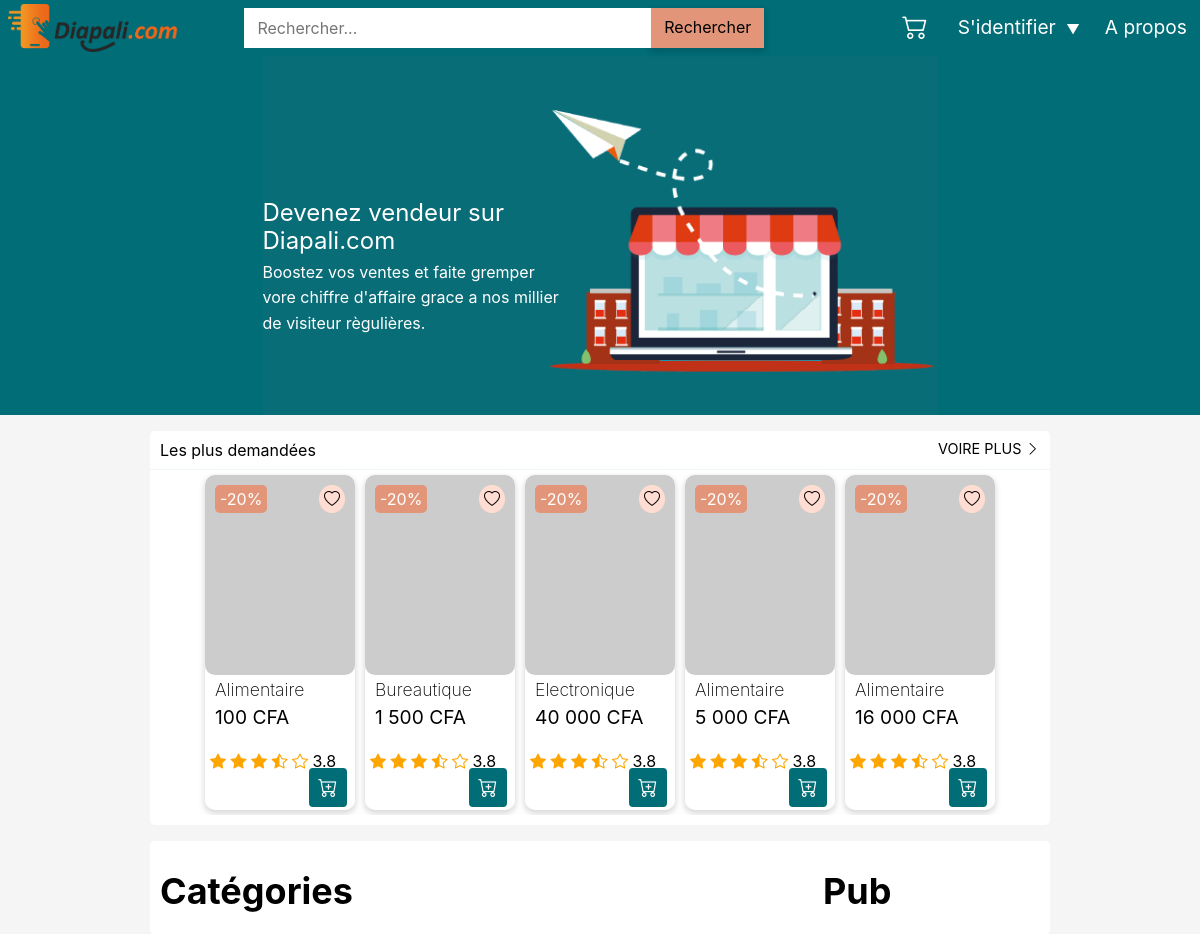
/, run on an earlier commit of the app's database.
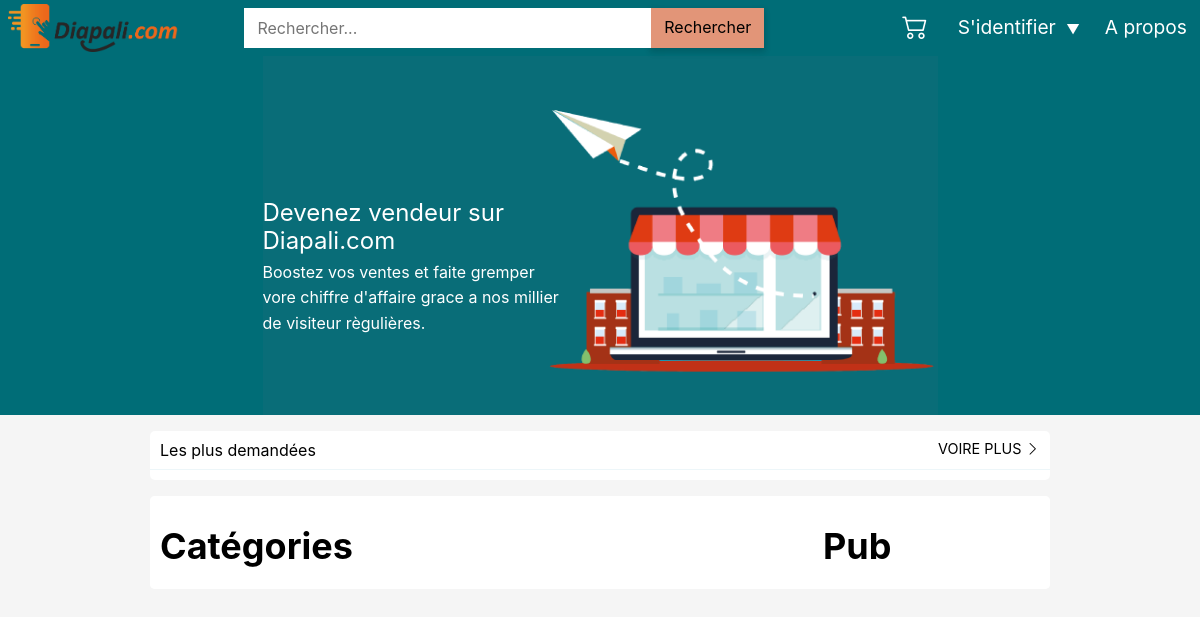
And on a later commit of the database.
### tables this page shows
CREATE TABLE `Product`(
    `id` INT PRIMARY KEY AUTO_INCREMENT,
    `nom` VARCHAR(255),
    `price` FLOAT,
    `Category_id` INT,
    `img` VARCHAR(100),
    `descr` TEXT,
    `stock_actuel` INT(11),
    `stock_min` INT(11),
    `date_expiration` DATE NULL,
    `is_promo` INT(11) NULL,
    `promo` INT(11) NULL,
    `updated_at` DATETIME,
    `created_at` DATETIME,
    `User_id` INT(11),
    `ventes` INT(11),
    `is_active` INT(11),
    CONSTRAINT FOREIGN KEY (`Category_id`) REFERENCES `Category`(`id`),
    CONSTRAINT FOREIGN KEY (`User_id`) REFERENCES `User`(`id`)
);

CREATE TABLE `Category`(
    `id` INT PRIMARY KEY AUTO_INCREMENT,
    `category` VARCHAR(255),
    `descriptions` TEXT
);

### src/Autoload/Autoloader.php (called while the page is built, shortened)
<?php
class Autoloader
{
    static function AutoloadHome($class)
    {
        if (strpos($class, __NAMESPACE__ . '\\') === 0) {
            $class = str_replace(__NAMESPACE__ . '\\', '', $class);
            $class = str_replace('\\', '/', $class);
        }
    }
}

### src/Bdd/Bdd.php (called while the page is built, shortened)
<?php
class Bdd
{
    public function connect()
    {
        try {
            $connect = new \PDO(
                'mysql:host=localhost;dbname=ecommerce;charset=utf8',
                'bente',
                'bente'
            );
        } catch (\PDOException $exception) {
            echo $exception->getMessage();
            exit('Erreur de connexion à la base de données');
        }
        return $connect;
    }
}

### src/Entity/Product.php (called while the page is built, shortened)
<?php
class Product
{
    public static function getProducts()
    {
        $connect = new Bdd();
        $bddcontent = 'SELECT *, Product.id as idProduct FROM Product LEFT JOIN Category ON Category.id = Product.Category_id';
        $bddstatement = $connect->connect()->prepare($bddcontent);
        $bddstatement->execute();
        $products = $bddstatement->fetchAll();
        return $products;
    }
}

### index.php (the view, shortened to what this page needs)
<?php
require('./src/Autoload/Autoloader.php');
$title = "Accueil";
?>
<section class="section-top">
    <div class="container">
      <div class="slider">
        <div class="">
          <img src="../assets/images/slider/slider2.png" alt="img2" />
          <div class="text_slider sl2">
            <h2>Devenez vendeur sur Diapali.com</h2>
            <p>Boostez vos ventes et faite gremper vore chiffre d'affaire grace a nos millier de visiteur règulières.</p>
          </div>
        </div>
      </div>
    </div>
</section>
<section class="primary-section container mt-3 white rounded-1">
    <header>
        <h1>Les plus demandées</h1>
        <a href="#">Voire plus <i class="bi bi-chevron-right"></i></a>
    </header>
    <div class="products product-slider">
        <?php $products = Product::getProducts();
        foreach ($products as $key => $product) : ?>
            <div class="product shadow-1">
                <span class="promo">-20%</span>
                <span class="like"><a href="#"><i class="bi bi-heart"></i></a></span>
                <a href="./pages/product.php?product=<?= $product['idProduct'] ?>"><img src="./assets/images/Product/<?= $product['img'] ?>" alt="produit"></a>
                <div class="detaille">
                    <div class="title-price">
                        <h3><a href="#"><?= $product['nom'] ?></a></h3>
                        <p><?= number_format($product['price'], 0, '', ' ',) ?> CFA</p>
                    </div>
                    <div class="review-buy">
                        <span>
                          <i class="bi bi-star-fill"></i>
                          <i class="bi bi-star-fill"></i>
                          <i class="bi bi-star-fill"></i>
                          <i class="bi bi-star-half"></i>
                          <i class="bi bi-star"></i>
                          3.8
                        </span>
                        <a href="./pages/panier.php?product=<?= $product['idProduct'] ?>" class="btn btn-primary"><i class="bi bi-cart-plus"></i></a>
                    </div>
                </div>
            </div>
        <?php endforeach ?>
    </div>
</section>
<section class="section-width-sidebar container mt-3 rounded-1 white">
    <div class="grix xs4 grille white rounded-1">
        <div class="sidebar-infos white">
            <h2 class="category">Catégories</h2>
        </div>
        <div class="col-xs2 col-md2 profile-infos rounded-1">
        </div>
        <div class="sidebar-infos white">
            <h2 class="category">Pub</h2>
        </div>
    </div>
</section>
<?php $content = ob_get_clean();
require('./template/template.php');
?>

### template/template.php (shortened to what this page needs)
<!DOCTYPE html>
<html lang="fr">
<head>
    <link rel="stylesheet" href="../assets/axentix/axentix.min.css">
    <link href="../assets/style/stylesheets/screen.css" media="screen, projection" rel="stylesheet" type="text/css">
    <link rel="stylesheet" href="../assets/slick/slick.css">
    <link rel="stylesheet" href="../assets/slick/slick-theme.css">
</head>
<body class="layout">
    <header class="shadow-1 fixed">
        <?php if($title === 'Accueil'){require_once('./pages/inc/nav/_nav.php');}else{require_once('../pages/inc/nav/_nav.php');} ?>
    </header>
    <main>
        <?= $content ?>
    </main>
</body>
</html>

### pages/inc/nav/_nav.php (shortened to what this page needs)
<nav class="navbar">
    <div class="logo">
        <a href="/"><img src="../assets/images/logo/logo1.png" alt="Logo Diapali"></a>
    </div>
    <form id="search">
        <div class="form-field">
            <div class="form-group rounded-5">
                <input type="search" id="name" class="form-control" placeholder="Rechercher..." />
                <button type="submit" name="search" class="form-group-item btn-ev shadow-1">Rechercher</button>
            </div>
        </div>
    </form>
    <ul>
        <li class="panier">
            <a href="../pages/panier.php">
                <i class="bi bi-cart2"></i>
            </a>
        </li>
        <li class="dropdown_parent">
            <?php if (isset($_SESSION['user']) and !empty($_SESSION['user'])) : ?>
                <a href="#"><i class="bi bi-person-circle"></i> <?= $_SESSION['user']['nom'] ?></a>
                <ul class="dropdown_enfant">
                    <li>
                        <?php if ($_SESSION['user']['roles'] != 'client') : ?>
                            <a href="../pages/admin.php">Tableau de bord</a>
                        <?php else : ?>
                            <a href="../pages/profile.php">Mon compte</a>
                        <?php endif ?>
                    </li>
                    <li>
                        <a href="../pages/connexion.php?logout=1">Se déconnecter</a>
                    </li>
                </ul>
            <?php else : ?>
                <a href="#">S'identifier</a>
            <?php endif ?>
        </li>
        <li>
            <a href="#">A propos</a>
        </li>
    </ul>
</nav>

### assets/style/stylesheets/screen.css (style rules this page uses)
* { box-sizing: border-box; }
header { margin: 0; padding: 0; }
header nav { height: 60px; line-height: 58px; background: #006d77; color: #fff; display: flex; justify-content: space-around; align-items: baseline; padding-left: 20px; padding-right: 20px; }
header nav .logo { flex-grow: 2; height: 58px; margin-top: 10px; }
header nav .logo img { width: 170px; color: #fff; }
header nav #search { flex-grow: 4; margin-top: 3px; }
header nav #search input { background-color: #fff; border: 1px solid #fff; color: black; }
header nav ul { flex-grow: 4; margin: 0; padding: 0; display: flex; justify-content: flex-end; }
header nav ul li { flex-direction: end; list-style-type: none; margin-left: 20px; font-size: 1.2em; }
header nav ul li a { position: relative; padding: 5px; border-radius: 4px; }
header nav ul li a:after { content: ""; position: absolute; bottom: -.1em; left: 0; width: 100%; height: 2px; transform-origin: center; background: #fff; transform: scaleX(0); transition: 300ms ease; }
header nav ul .dropdown_parent a:after { width: 110%; }
header nav ul .dropdown_parent:after { content: "▼"; font-size: .7em; }
header nav ul .panier { font-size: 1.6em; margin-left: 0; position: relative; }
header nav ul .dropdown_parent { display: block; }
.btn-ev { background: #e29578; border: 1px solid #e29578; }
.section-top { width: 100%; padding: 0; margin: 0; background: #006d77; }
.section-top .slider { width: 75%; margin: auto; position: relative; }
.section-top .slider img { width: 100%; margin: auto; }
.section-top .slider .text_slider { width: 45%; position: absolute; top: 40%; right: 2px; color: #fff; }
.section-top .slider .text_slider h2 { font-weight: 400; font-size: 1.5em; margin: 0; padding: 0; }
.section-top .slider .text_slider p { font-size: 1em; margin: 5px 0; }
.section-top .slider .sl2 { left: 0; }
.products { width: 100%; padding-bottom: 10px; }
.grille { padding: 10px; }
.primary-section { background: #fff; }
.primary-section header { width: 100%; padding: 10px; border-bottom: 1px solid #edf6f9; }
.primary-section header a, .primary-section header h1 { display: inline; }
.primary-section header h1 { margin: 0; padding: 0; font-size: 1em; font-weight: 400; }
.primary-section header a { margin: 0; padding: 0; font-size: .9em; text-transform: uppercase; float: right; }
body { background: #f5f5f5; }
.btn { background: #006d77; color: #fff; border-radius: 4px; text-align: center; font-size: 1em; padding: .5em; }
.products .product { position: relative; border-radius: 10px; margin: 5px; background: #fff; }
.products .product .promo, .products .product .like { position: absolute; top: 10px; }
.products .product .promo { left: 10px; padding: 5px; border-radius: 5px; background: #e29578; color: #fff; }
.products .product .like { right: 10px; background: #ffddd2; padding: 5px; border-radius: 50%; }
.products .product img { width: 100%; height: 200px; border-radius: 10px; }
.products .product .detaille { width: 100%; }
.products .product .detaille .title-price { padding: 5px; margin-left: 5px; }
.products .product .detaille .title-price h3 { margin: 0; padding: 0; font-size: 1.1em; font-weight: 200; text-overflow: ellipsis; white-space: nowrap; overflow: hidden; }
.products .product .detaille .title-price p { margin: 0; padding: 0; margin-top: 5px; font-size: 1.2em; font-weight: 400; }
.products .product .detaille .review-buy { height: 48px; line-height: 20px; padding: 5px; }
.products .product .detaille .review-buy span, .products .product .detaille .review-buy a { display: inline-block; }
.products .product .detaille .review-buy span { margin-top: 10px; }
.products .product .detaille .review-buy span i { color: orange; }
.products .product .detaille .review-buy a { float: right; bottom: 3px; right: 3px; font-size: 1.2em; }

What changed in the data, as far as the page shows it:
removed product: category.nom "Alimentaire", price "100"
removed product: category.nom "Bureautique", price "1 500"
removed product: category.nom "Electronique", price "40 000"
removed product: category.nom "Alimentaire", price "5 000"
removed product: category.nom "Alimentaire", price "16 000"
